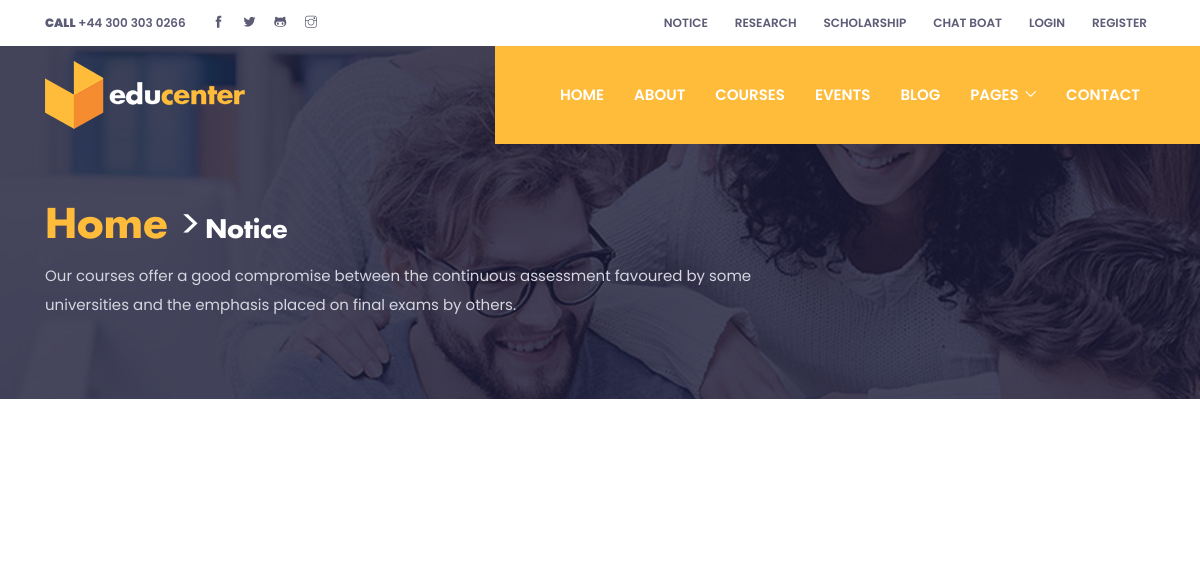
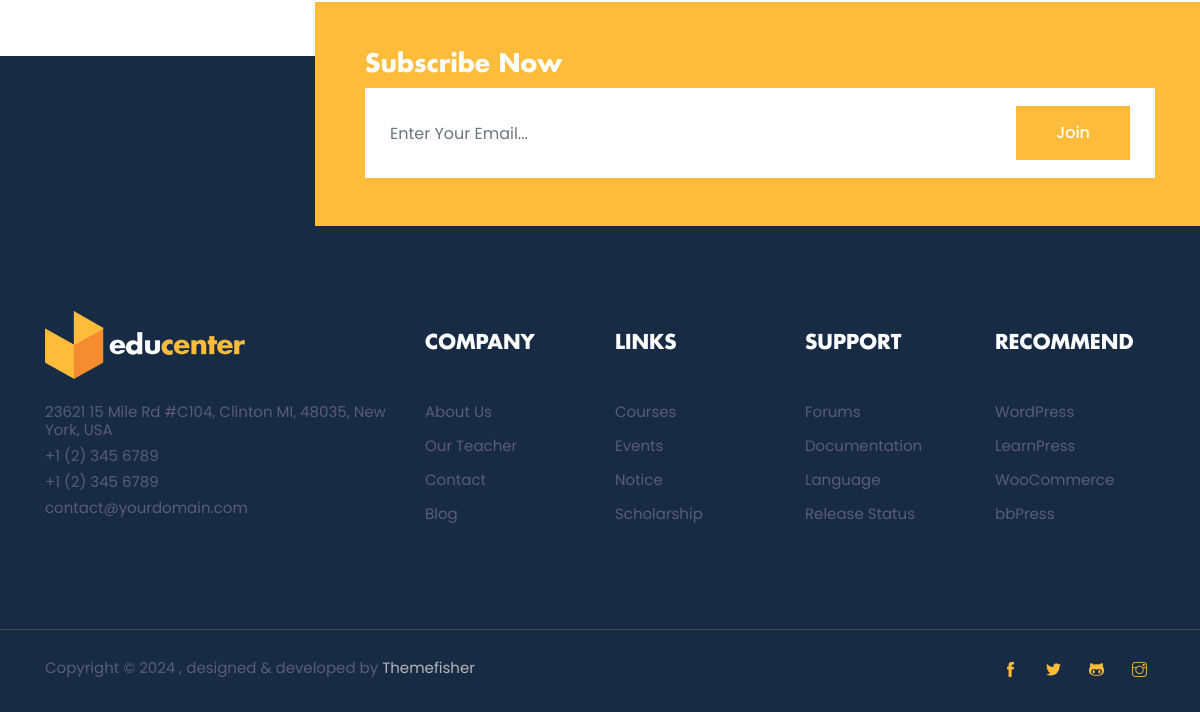
The app's page /notices/, older data (2 pictures, top to bottom).
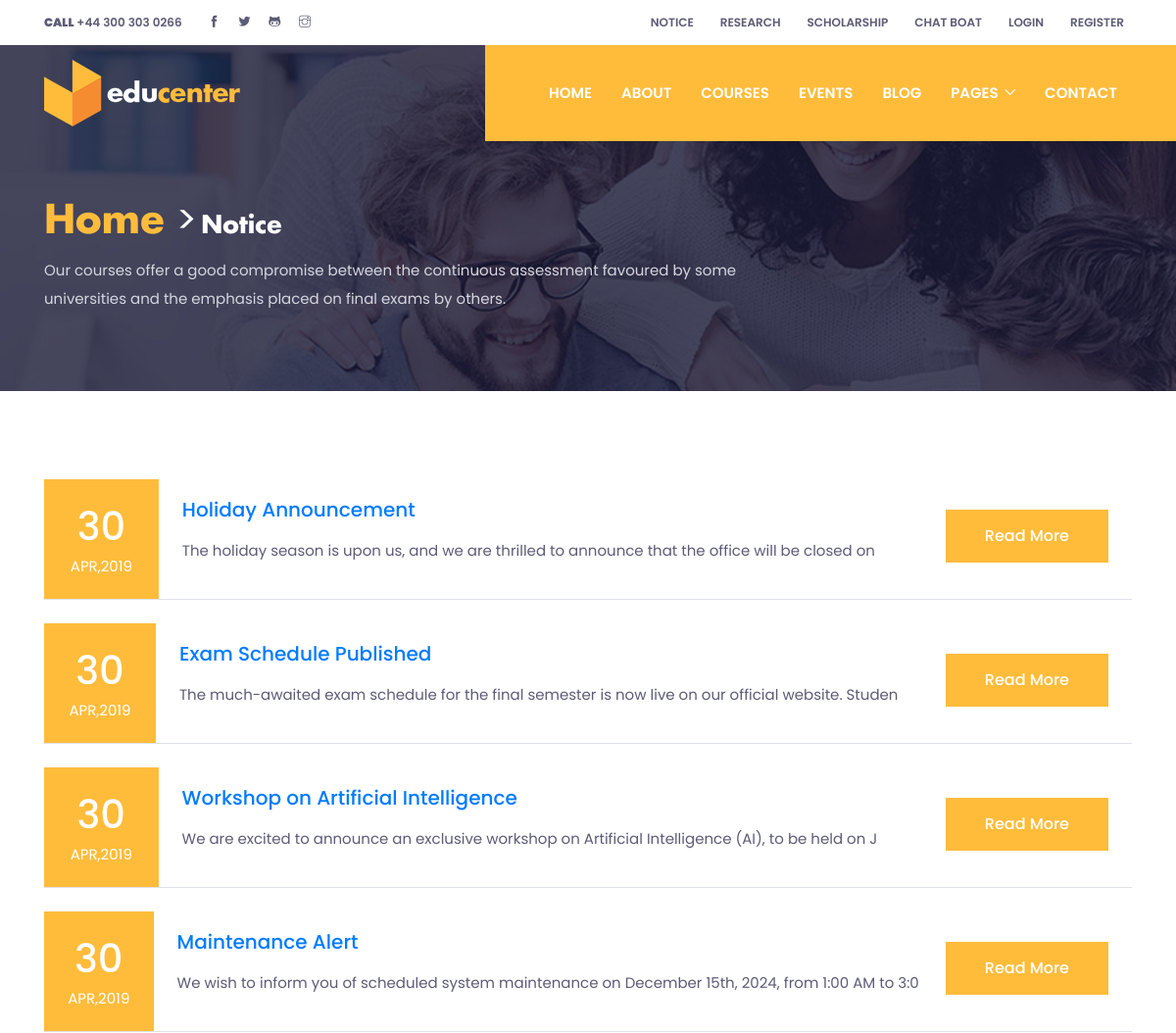
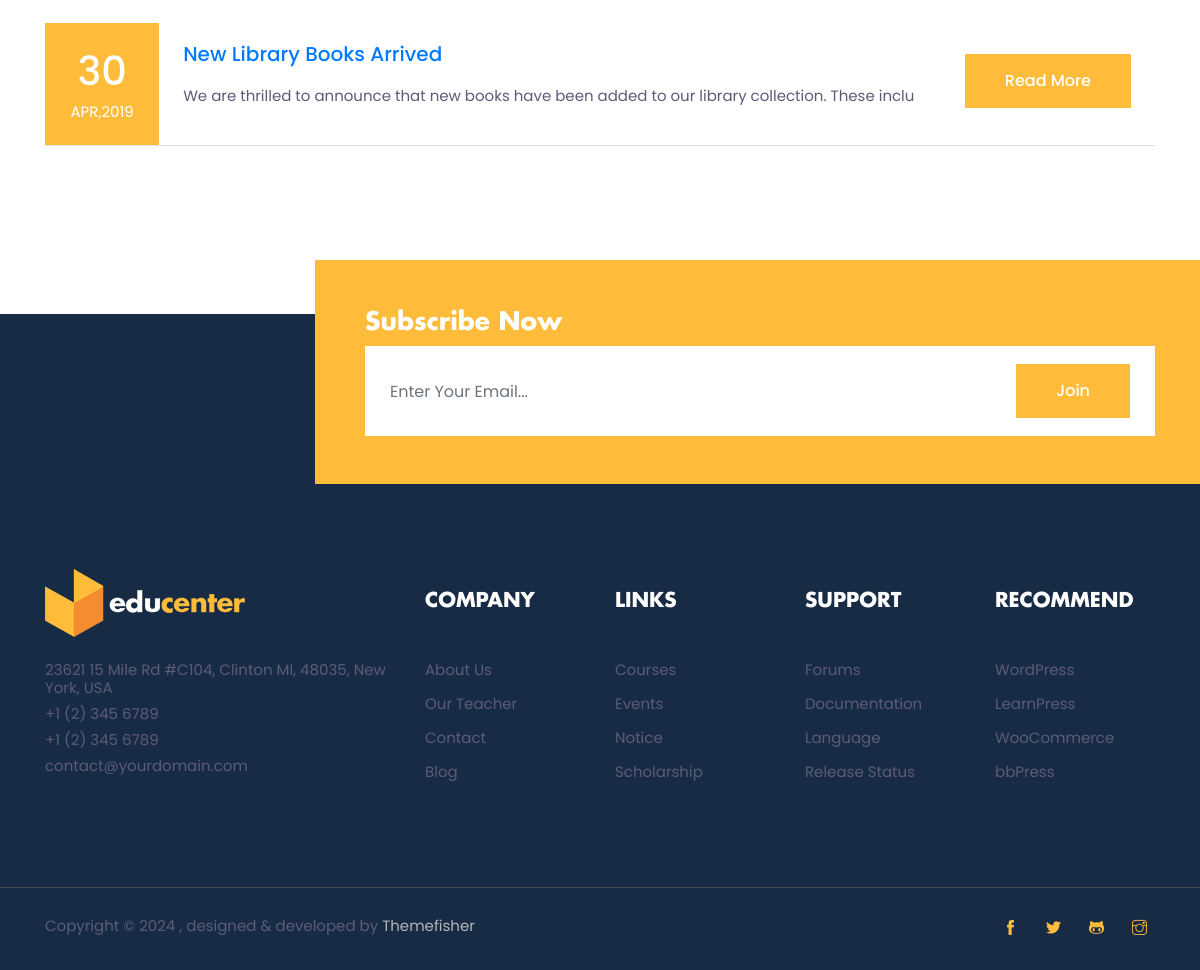
The same page, newer data (2 pictures, top to bottom).
### partial/models.py (models this page shows, shortened)
class Notice(models.Model):
  title = models.CharField(max_length=250)
  description = HTMLField()
  slug = AutoSlugField(populate_from='title')
  created = models.DateTimeField(auto_now_add=True)
  updated = models.DateTimeField(auto_now=True)

### partial/views.py (the view)
# urls.py: path('notices/',view_notices,name='notices'),
def view_notices(request):
  notices = Notice.objects.all()
  context ={
    "notices":notices
  }
  return render(request, 'notices.html',context)

### partial/templates/notices.html (shortened to what this page needs)
{% extends "base.html" %}
{% load static %}
{% block content %}
<section
  class="page-title-section overlay"
  data-background="{% static 'images/backgrounds/page-title.jpg' %}"
>
  <div class="container">
    <div class="row">
      <div class="col-md-8">
        <ul class="list-inline custom-breadcrumb mb-2">
          <li class="list-inline-item">
            <a class="h2 text-primary font-secondary" href="{% url 'home' %}"
              >Home</a
            >
          </li>
          <span style="font-size: 40px; color: #fff">&#62;</span>
          <li class="list-inline-item text-white h3 font-secondary @@nasted">
            Notice
          </li>
        </ul>
        <p class="text-lighten mb-0">
          Our courses offer a good compromise between the continuous assessment
          favoured by some universities and the emphasis placed on final exams
          by others.
        </p>
      </div>
    </div>
  </div>
</section>
<section class="section">
  <div class="container">
    <div class="row">
      <div class="col-12">
        <ul class="list-unstyled">
        {% for notice in notices %}
          <li class="d-md-table mb-4 w-100 border-bottom hover-shadow">
            <div
              class="d-md-table-cell text-center p-4 bg-primary text-white mb-4 mb-md-0"
            >
              <span class="h2 d-block">30</span> APR,2019
            </div>
            <div
              class="d-md-table-cell px-4 vertical-align-middle mb-4 mb-md-0"
            >
              <a href="{% url 'notice' notice.slug %}" class="h4 mb-3 d-block"
                > {{notice.title}} </a
              >
              <p class="mb-0">
                {{notice.description |slice:"0:100" |safe}}
              </p>
            </div>
            <div class="d-md-table-cell text-right pr-0 pr-md-4">
              <a href=" {% url 'notice' notice.slug %} " class="btn btn-primary">read more</a>
            </div>
          </li>
        {% endfor %}
        </ul>
      </div>
    </div>
  </div>
</section>
{% endblock content %}

Row changes from the older to the newer data that the page shows:
added Notice: title "Holiday Announcement", description "The holiday season is upon us, and we are thrilled to announce that the office will be closed on"
added Notice: title "Exam Schedule Published", description "The much-awaited exam schedule for the final semester is now live on our official website. Studen"
added Notice: title "Workshop on Artificial Intelligence", description "We are excited to announce an exclusive workshop on Artificial Intelligence (AI), to be held on J"
added Notice: title "Maintenance Alert", description "We wish to inform you of scheduled system maintenance on December 15th, 2024, from 1:00 AM to 3:0"
added Notice: title "New Library Books Arrived", description "We are thrilled to announce that new books have been added to our library collection. These inclu"
